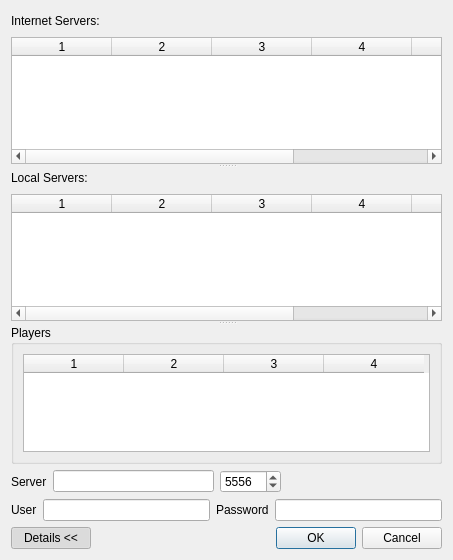
<?xml version="1.0" encoding="UTF-8"?>
<ui version="4.0">
 <class>Network</class>
 <widget class="QDialog" name="Network">
  <property name="windowModality">
   <enum>Qt::NonModal</enum>
  </property>
  <property name="geometry">
   <rect>
    <x>0</x>
    <y>0</y>
    <width>453</width>
    <height>560</height>
   </rect>
  </property>
  <property name="sizePolicy">
   <sizepolicy hsizetype="Preferred" vsizetype="Expanding">
    <horstretch>0</horstretch>
    <verstretch>0</verstretch>
   </sizepolicy>
  </property>
  <property name="windowTitle">
   <string>Dialog</string>
  </property>
  <property name="modal">
   <bool>true</bool>
  </property>
  <layout class="QVBoxLayout" name="verticalLayout_6">
   <property name="sizeConstraint">
    <enum>QLayout::SetMinimumSize</enum>
   </property>
   <item>
    <widget class="QSplitter" name="splitter">
     <property name="orientation">
      <enum>Qt::Vertical</enum>
     </property>
     <property name="childrenCollapsible">
      <bool>false</bool>
     </property>
     <widget class="QWidget" name="layoutWidget">
      <layout class="QVBoxLayout" name="verticalLayout">
       <property name="sizeConstraint">
        <enum>QLayout::SetMaximumSize</enum>
       </property>
       <item>
        <layout class="QHBoxLayout" name="horizontalLayout_4">
         <item>
          <widget class="QLabel" name="internetLabel">
           <property name="sizePolicy">
            <sizepolicy hsizetype="Preferred" vsizetype="Fixed">
             <horstretch>0</horstretch>
             <verstretch>0</verstretch>
            </sizepolicy>
           </property>
           <property name="text">
            <string>Internet Servers:</string>
           </property>
          </widget>
         </item>
         <item>
          <spacer name="horizontalSpacer_3">
           <property name="orientation">
            <enum>Qt::Horizontal</enum>
           </property>
           <property name="sizeHint" stdset="0">
            <size>
             <width>40</width>
             <height>20</height>
            </size>
           </property>
          </spacer>
         </item>
        </layout>
       </item>
       <item>
        <widget class="QTableWidget" name="internetTable">
         <property name="sizePolicy">
          <sizepolicy hsizetype="Expanding" vsizetype="Expanding">
           <horstretch>0</horstretch>
           <verstretch>0</verstretch>
          </sizepolicy>
         </property>
         <property name="minimumSize">
          <size>
           <width>0</width>
           <height>50</height>
          </size>
         </property>
         <property name="autoScroll">
          <bool>false</bool>
         </property>
         <property name="editTriggers">
          <set>QAbstractItemView::NoEditTriggers</set>
         </property>
         <property name="tabKeyNavigation">
          <bool>false</bool>
         </property>
         <property name="showDropIndicator" stdset="0">
          <bool>false</bool>
         </property>
         <property name="dragDropOverwriteMode">
          <bool>false</bool>
         </property>
         <property name="alternatingRowColors">
          <bool>true</bool>
         </property>
         <property name="selectionMode">
          <enum>QAbstractItemView::SingleSelection</enum>
         </property>
         <property name="selectionBehavior">
          <enum>QAbstractItemView::SelectRows</enum>
         </property>
         <property name="textElideMode">
          <enum>Qt::ElideRight</enum>
         </property>
         <property name="showGrid">
          <bool>false</bool>
         </property>
         <property name="wordWrap">
          <bool>false</bool>
         </property>
         <property name="cornerButtonEnabled">
          <bool>false</bool>
         </property>
         <property name="rowCount">
          <number>0</number>
         </property>
         <property name="columnCount">
          <number>6</number>
         </property>
         <attribute name="horizontalHeaderVisible">
          <bool>true</bool>
         </attribute>
         <attribute name="horizontalHeaderMinimumSectionSize">
          <number>40</number>
         </attribute>
         <attribute name="verticalHeaderVisible">
          <bool>false</bool>
         </attribute>
         <attribute name="verticalHeaderDefaultSectionSize">
          <number>24</number>
         </attribute>
         <attribute name="verticalHeaderMinimumSectionSize">
          <number>24</number>
         </attribute>
         <column/>
         <column/>
         <column/>
         <column/>
         <column/>
         <column/>
        </widget>
       </item>
      </layout>
     </widget>
     <widget class="QWidget" name="layoutWidget">
      <layout class="QVBoxLayout" name="verticalLayout_2">
       <property name="sizeConstraint">
        <enum>QLayout::SetMaximumSize</enum>
       </property>
       <item>
        <layout class="QHBoxLayout" name="horizontalLayout_5">
         <item>
          <widget class="QLabel" name="localLabel">
           <property name="sizePolicy">
            <sizepolicy hsizetype="Preferred" vsizetype="Fixed">
             <horstretch>0</horstretch>
             <verstretch>0</verstretch>
            </sizepolicy>
           </property>
           <property name="text">
            <string>Local Servers:</string>
           </property>
          </widget>
         </item>
         <item>
          <spacer name="horizontalSpacer_4">
           <property name="orientation">
            <enum>Qt::Horizontal</enum>
           </property>
           <property name="sizeHint" stdset="0">
            <size>
             <width>40</width>
             <height>20</height>
            </size>
           </property>
          </spacer>
         </item>
        </layout>
       </item>
       <item>
        <widget class="QTableWidget" name="localTable">
         <property name="sizePolicy">
          <sizepolicy hsizetype="Expanding" vsizetype="Expanding">
           <horstretch>0</horstretch>
           <verstretch>0</verstretch>
          </sizepolicy>
         </property>
         <property name="minimumSize">
          <size>
           <width>0</width>
           <height>50</height>
          </size>
         </property>
         <property name="autoScroll">
          <bool>false</bool>
         </property>
         <property name="editTriggers">
          <set>QAbstractItemView::NoEditTriggers</set>
         </property>
         <property name="tabKeyNavigation">
          <bool>false</bool>
         </property>
         <property name="showDropIndicator" stdset="0">
          <bool>false</bool>
         </property>
         <property name="dragDropOverwriteMode">
          <bool>false</bool>
         </property>
         <property name="alternatingRowColors">
          <bool>true</bool>
         </property>
         <property name="selectionMode">
          <enum>QAbstractItemView::SingleSelection</enum>
         </property>
         <property name="selectionBehavior">
          <enum>QAbstractItemView::SelectRows</enum>
         </property>
         <property name="showGrid">
          <bool>false</bool>
         </property>
         <property name="wordWrap">
          <bool>false</bool>
         </property>
         <property name="cornerButtonEnabled">
          <bool>false</bool>
         </property>
         <property name="columnCount">
          <number>6</number>
         </property>
         <attribute name="horizontalHeaderMinimumSectionSize">
          <number>40</number>
         </attribute>
         <attribute name="verticalHeaderVisible">
          <bool>false</bool>
         </attribute>
         <column/>
         <column/>
         <column/>
         <column/>
         <column/>
         <column/>
        </widget>
       </item>
      </layout>
     </widget>
     <widget class="QWidget" name="layoutWidget">
      <layout class="QVBoxLayout" name="verticalLayout_5">
       <property name="sizeConstraint">
        <enum>QLayout::SetMaximumSize</enum>
       </property>
       <item>
        <widget class="QGroupBox" name="playerBox">
         <property name="sizePolicy">
          <sizepolicy hsizetype="Preferred" vsizetype="Expanding">
           <horstretch>0</horstretch>
           <verstretch>0</verstretch>
          </sizepolicy>
         </property>
         <property name="title">
          <string>Players</string>
         </property>
         <layout class="QVBoxLayout" name="verticalLayout_3">
          <property name="sizeConstraint">
           <enum>QLayout::SetNoConstraint</enum>
          </property>
          <item>
           <widget class="QTableWidget" name="playerTable">
            <property name="sizePolicy">
             <sizepolicy hsizetype="Expanding" vsizetype="Expanding">
              <horstretch>0</horstretch>
              <verstretch>0</verstretch>
             </sizepolicy>
            </property>
            <property name="minimumSize">
             <size>
              <width>0</width>
              <height>50</height>
             </size>
            </property>
            <property name="autoScroll">
             <bool>false</bool>
            </property>
            <property name="editTriggers">
             <set>QAbstractItemView::NoEditTriggers</set>
            </property>
            <property name="tabKeyNavigation">
             <bool>false</bool>
            </property>
            <property name="showDropIndicator" stdset="0">
             <bool>false</bool>
            </property>
            <property name="dragDropOverwriteMode">
             <bool>false</bool>
            </property>
            <property name="alternatingRowColors">
             <bool>true</bool>
            </property>
            <property name="selectionMode">
             <enum>QAbstractItemView::NoSelection</enum>
            </property>
            <property name="showGrid">
             <bool>false</bool>
            </property>
            <property name="wordWrap">
             <bool>false</bool>
            </property>
            <property name="cornerButtonEnabled">
             <bool>false</bool>
            </property>
            <property name="columnCount">
             <number>4</number>
            </property>
            <attribute name="horizontalHeaderMinimumSectionSize">
             <number>40</number>
            </attribute>
            <attribute name="verticalHeaderVisible">
             <bool>false</bool>
            </attribute>
            <column/>
            <column/>
            <column/>
            <column/>
           </widget>
          </item>
         </layout>
        </widget>
       </item>
       <item>
        <layout class="QVBoxLayout" name="verticalLayout_4">
         <item>
          <layout class="QHBoxLayout" name="horizontalLayout">
           <item>
            <widget class="QLabel" name="serverLabel">
             <property name="text">
              <string>Server</string>
             </property>
            </widget>
           </item>
           <item>
            <widget class="QLineEdit" name="serverEdit"/>
           </item>
           <item>
            <widget class="QSpinBox" name="portSpin">
             <property name="minimum">
              <number>1000</number>
             </property>
             <property name="maximum">
              <number>65535</number>
             </property>
             <property name="value">
              <number>5556</number>
             </property>
            </widget>
           </item>
           <item>
            <spacer name="horizontalSpacer_2">
             <property name="orientation">
              <enum>Qt::Horizontal</enum>
             </property>
             <property name="sizeHint" stdset="0">
              <size>
               <width>40</width>
               <height>20</height>
              </size>
             </property>
            </spacer>
           </item>
          </layout>
         </item>
         <item>
          <layout class="QHBoxLayout" name="horizontalLayout_2">
           <item>
            <widget class="QLabel" name="userLabel">
             <property name="text">
              <string>User</string>
             </property>
            </widget>
           </item>
           <item>
            <widget class="QLineEdit" name="userEdit"/>
           </item>
           <item>
            <widget class="QLabel" name="passLabel">
             <property name="text">
              <string>Password</string>
             </property>
            </widget>
           </item>
           <item>
            <widget class="QLineEdit" name="passEdit"/>
           </item>
          </layout>
         </item>
         <item>
          <layout class="QHBoxLayout" name="horizontalLayout_3">
           <item>
            <widget class="QPushButton" name="detailsButton">
             <property name="sizePolicy">
              <sizepolicy hsizetype="Minimum" vsizetype="Fixed">
               <horstretch>0</horstretch>
               <verstretch>0</verstretch>
              </sizepolicy>
             </property>
             <property name="text">
              <string>Details &lt;&lt;</string>
             </property>
             <property name="icon">
              <iconset theme="dialog-information">
               <normaloff>.</normaloff>.</iconset>
             </property>
             <property name="checkable">
              <bool>true</bool>
             </property>
             <property name="checked">
              <bool>true</bool>
             </property>
            </widget>
           </item>
           <item>
            <spacer name="horizontalSpacer">
             <property name="orientation">
              <enum>Qt::Horizontal</enum>
             </property>
             <property name="sizeHint" stdset="0">
              <size>
               <width>40</width>
               <height>20</height>
              </size>
             </property>
            </spacer>
           </item>
           <item>
            <widget class="QDialogButtonBox" name="buttonBox">
             <property name="sizePolicy">
              <sizepolicy hsizetype="Expanding" vsizetype="Fixed">
               <horstretch>0</horstretch>
               <verstretch>0</verstretch>
              </sizepolicy>
             </property>
             <property name="orientation">
              <enum>Qt::Horizontal</enum>
             </property>
             <property name="standardButtons">
              <set>QDialogButtonBox::Cancel|QDialogButtonBox::Ok</set>
             </property>
            </widget>
           </item>
          </layout>
         </item>
        </layout>
       </item>
      </layout>
     </widget>
    </widget>
   </item>
  </layout>
 </widget>
 <resources/>
 <connections>
  <connection>
   <sender>buttonBox</sender>
   <signal>accepted()</signal>
   <receiver>Network</receiver>
   <slot>accept()</slot>
   <hints>
    <hint type="sourcelabel">
     <x>248</x>
     <y>254</y>
    </hint>
    <hint type="destinationlabel">
     <x>157</x>
     <y>274</y>
    </hint>
   </hints>
  </connection>
  <connection>
   <sender>buttonBox</sender>
   <signal>rejected()</signal>
   <receiver>Network</receiver>
   <slot>reject()</slot>
   <hints>
    <hint type="sourcelabel">
     <x>316</x>
     <y>260</y>
    </hint>
    <hint type="destinationlabel">
     <x>286</x>
     <y>274</y>
    </hint>
   </hints>
  </connection>
  <connection>
   <sender>detailsButton</sender>
   <signal>toggled(bool)</signal>
   <receiver>playerBox</receiver>
   <slot>setVisible(bool)</slot>
   <hints>
    <hint type="sourcelabel">
     <x>56</x>
     <y>533</y>
    </hint>
    <hint type="destinationlabel">
     <x>228</x>
     <y>297</y>
    </hint>
   </hints>
  </connection>
 </connections>
</ui>
